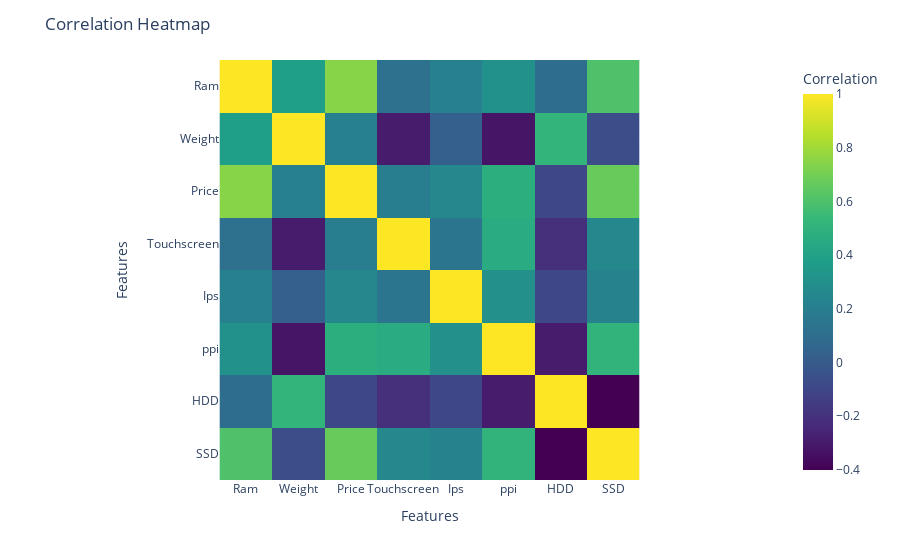

Notebook cell for this chart:
### Markdown cell above
# Visualizing correlation

### Code cell
import plotly.express as px

correlation_matrix = df.corr()
fig = px.imshow(correlation_matrix,
                labels=dict(color="Correlation"),
                x=correlation_matrix.columns,
                y=correlation_matrix.index,
                color_continuous_scale='Viridis')

fig.update_layout(title="Correlation Heatmap",
                  xaxis_title="Features",
                  yaxis_title="Features")

fig.show()

### Figure 1 — Plotly figure (JSON) as saved in the notebook; plotly's stock layout.template omitted (floating-point values rounded to 4 significant figures)
{"data": [{"coloraxis": "coloraxis", "name": "0", "x": ["Ram", "Weight", "Price", "Touchscreen", "Ips", "ppi", "HDD", "SSD"], "y": ["Ram", "Weight", "Price", "Touchscreen", "Ips", "ppi", "HDD", "SSD"], "z": [[1.0, 0.3834, 0.7429, 0.1189, 0.2079, 0.3057, 0.09581, 0.6034], [0.3834, 1.0, 0.2099, -0.293, 0.01864, -0.3219, 0.5141, -0.06382], [0.7429, 0.2099, 1.0, 0.1929, 0.2533, 0.4754, -0.09689, 0.6707], [0.1189, -0.293, 0.1929, 1.0, 0.148, 0.4586, -0.2088, 0.2576], [0.2079, 0.01864, 0.2533, 0.148, 1.0, 0.2991, -0.09359, 0.2253], [0.3057, -0.3219, 0.4754, 0.4586, 0.2991, 1.0, -0.2947, 0.5094], [0.09581, 0.5141, -0.09689, -0.2088, -0.09359, -0.2947, 1.0, -0.4007], [0.6034, -0.06382, 0.6707, 0.2576, 0.2253, 0.5094, -0.4007, 1.0]], "type": "heatmap", "xaxis": "x", "yaxis": "y", "hovertemplate": "x: %{x}<br>y: %{y}<br>Correlation: %{z}<extra></extra>"}], "layout": {"xaxis": {"anchor": "y", "domain": [0.0, 1.0], "scaleanchor": "y", "constrain": "domain", "title": {"text": "Features"}}, "yaxis": {"anchor": "x", "domain": [0.0, 1.0], "autorange": "reversed", "constrain": "domain", "title": {"text": "Features"}}, "coloraxis": {"colorbar": {"title": {"text": "Correlation"}}, "colorscale": [[0.0, "#440154"], [0.1111, "#482878"], [0.2222, "#3e4989"], [0.3333, "#31688e"], [0.4444, "#26828e"], [0.5556, "#1f9e89"], [0.6667, "#35b779"], [0.7778, "#6ece58"], [0.8889, "#b5de2b"], [1.0, "#fde725"]]}, "margin": {"t": 60}, "title": {"text": "Correlation Heatmap"}}}
